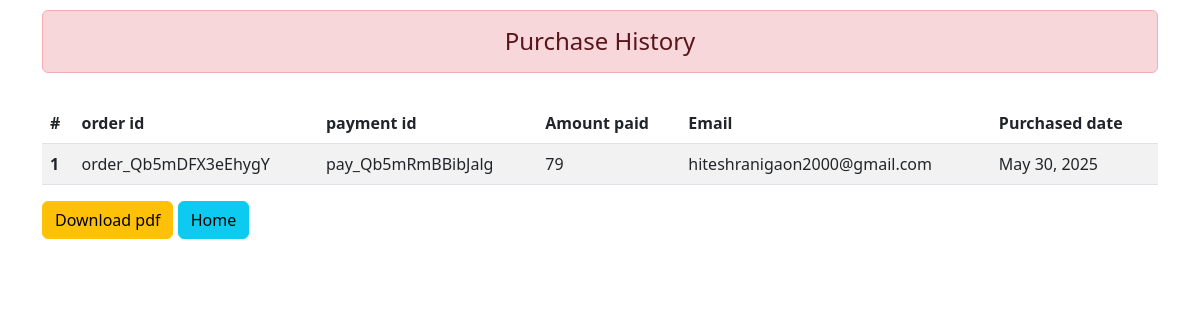
The app's page /purchase_order/ (signed in) with its own data.
### main/models.py (models this page shows)
class PurchaseHistory(models.Model):
    user = models.ForeignKey(User, on_delete=models.CASCADE, default=False)
    order_id = models.TextField(max_length=80)
    payment_id = models.TextField(max_length=80)
    amount = models.IntegerField()
    email = models.EmailField()
    purchase_date = models.DateField()

### main/views.py (the view)
# urls.py: path('purchase_order/', views.order_history, name='orders'),
def order_history(request):
    orders = PurchaseHistory.objects.filter(user=request.user)
    return render(request, 'main/orders.html',{'orders':orders})

### main/context_processors.py (called while the page is built)
def wishlist_count(request):
    count = 0
    if request.user.is_authenticated:
        count = WishlistModel.objects.filter(user=request.user).count()
    return {'total_wis': count}

def cartlist_count(request):
    count = 0
    if request.user.is_authenticated:
        count = CartModel.objects.filter(user=request.user).count()
    return {'total_cis': count}

### main/templates/main/orders.html (shortened to what this page needs)
<!DOCTYPE html>
<html lang="en">
<head>
    <link href="https://cdn.jsdelivr.net/npm/bootstrap@5.3.0/dist/css/bootstrap.min.css" rel="stylesheet">
</head>
<body>
<div class="container">
    <h4 class="alert alert-danger" style="text-align:center; margin-bottom:30px; margin-top:10px;">Purchase History</h4>
    <table class="table table-striped">
        <thead>
        <tr>
            <th scope="col">#</th>
            <th scope="col">order id</th>
            <th scope="col">payment id</th>
            <th scope="col">Amount paid</th>
            <th scope="col">Email</th>
            <th scope="col">Purchased date</th>
        </tr>
        </thead>
        <tbody>
        {% for order in orders %}
        <tr>
            <th scope="row">{{ forloop.counter }}</th>
            <td>{{ order.order_id }}</td>
            <td>{{ order.payment_id }}</td>
            <td>{{ order.amount }}</td>
            <td>{{ order.email }}</td>
            <td>{{ order.purchase_date }}</td>
        </tr>
        {% endfor %}
        </tbody>
    </table>
    <a href="#" class="btn btn-warning">Download pdf</a>
    <a href="/" class="btn btn-info">Home</a>
</div>
</body>
</html>

### records on screen
PurchaseHistory: order_id "order_Qb5mDFX3eEhygY", payment_id "pay_Qb5mRmBBibJalg", amount "79", email "hiteshranigaon2000@gmail.com", purchase_date "May 30, 2025"
